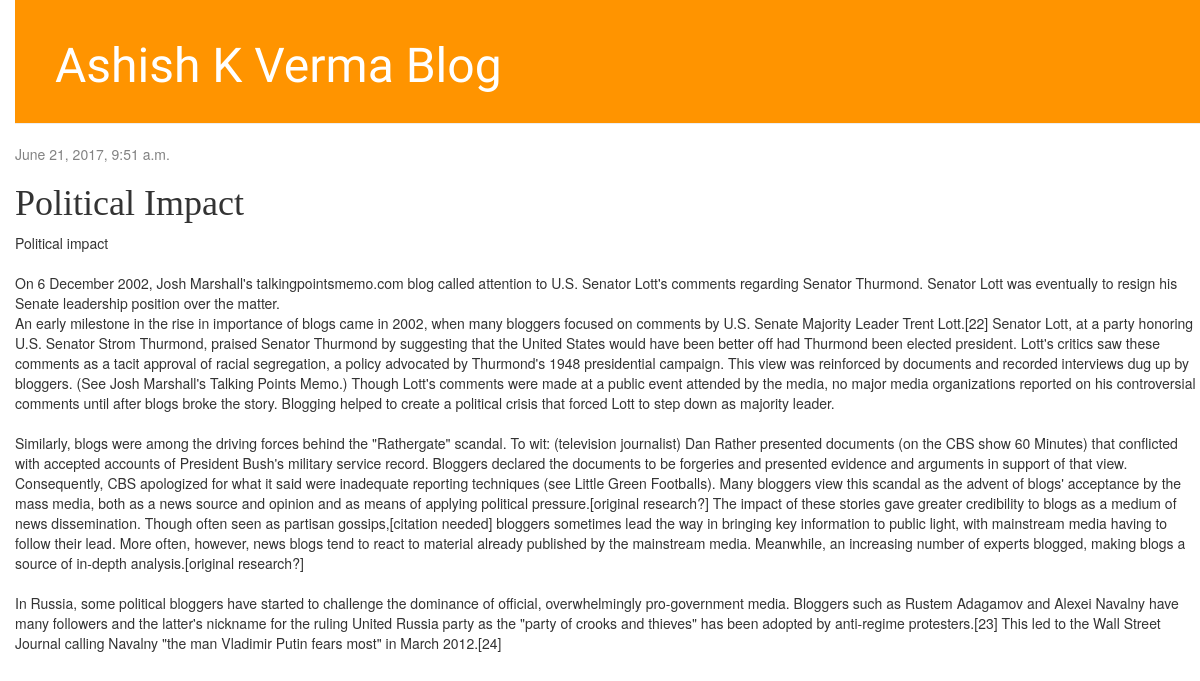
The app's page /post/4/ with its own data.
### blog/models.py (models this page shows, shortened)
class Post(models.Model):
    author = models.ForeignKey('auth.User')
    title = models.CharField(max_length=200)
    text = models.TextField()
    created_date = models.DateTimeField(
            default=timezone.now)
    published_date = models.DateTimeField(
            blank=True, null=True)

### blog/views.py (the view)
# urls.py: url(r'^post/(?P<pk>\d+)/$', views.post_detail, name='post_detail'),
def post_detail(request, pk):
    post = get_object_or_404(Post, pk=pk)
    return render(request, 'blog/post_detail.html', {'post': post})

### blog/templates/blog/post_detail.html (shortened to what this page needs)
{% extends 'blog/base.html' %} {% block content %}
<div class="post">
    {% if post.published_date %}
    <div class="date">
        {{ post.published_date }}
    </div>
    {% endif %}
    <h1>{{ post.title }}</h1>
    <p>{{ post.text|linebreaksbr }}</p>
</div>
{% endblock %}

### blog/static/css/blog.css (style rules this page uses)
body { padding-left: 15px; }
h1, h2, h3, h4 { font-family: 'Lobster', cursive; }
.date { color: #828282; }
.post { margin-bottom: 70px; }

### records on screen
Post: published_date "June 21, 2017, 9:51 a.m.", title "Political Impact", text "Political impact On 6 December 2002, Josh Marshall's talkingpointsmemo.com blog called attention to U.S. Senator Lott's comments regarding Senator Thurmond. Senator Lott was eventually to resign his Senate leadership position over the matter. An early milestone in the rise in importance of blogs came in 2002, when many bloggers focused on comments by U.S. Senate Majority Leader Trent Lott.[22] Senator Lott, at a party honoring U.S. Senator Strom Thurmond, praised Senator Thurmond by suggesting that the United States would have been better off had Thurmond been elected president. Lott's critics saw these comments as a tacit approval of racial segregation, a policy advocated by Thurmond's…"
